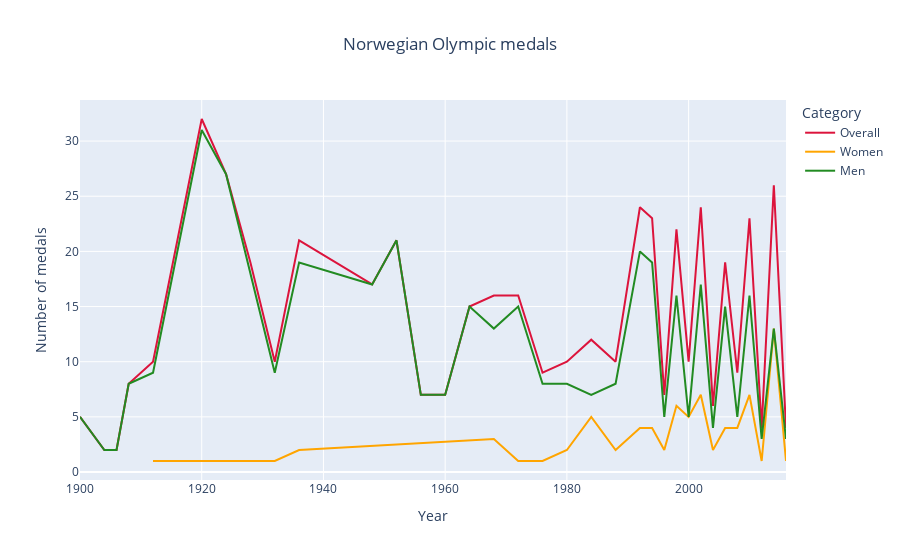

Notebook code for this chart:
### Code cell
gm.norway_medals_per_year(df)

### Figure 1 — Plotly figure (JSON) as saved in the notebook; plotly's stock layout.template omitted (floating-point values rounded to 4 significant figures)
{"data": [{"hovertemplate": "Category=Overall<br>Year=%{x}<br>Number of medals=%{y}<extra></extra>", "legendgroup": "Overall", "line": {"color": "crimson", "dash": "solid"}, "marker": {"symbol": "circle"}, "mode": "lines", "name": "Overall", "orientation": "v", "showlegend": true, "type": "scatter", "x": [1900, 1904, 1906, 1908, 1912, 1920, 1924, 1928, 1932, 1936, 1948, 1952, 1956, 1960, 1964, 1968, 1972, 1976, 1980, 1984, 1988, 1992, 1994, 1996, 1998, 2000, 2002, 2004, 2006, 2008, 2010, 2012, 2014, 2016], "xaxis": "x", "y": [5, 2, 2, 8, 10, 32, 27, 19, 10, 21, 17, 21, 7, 7, 15, 16, 16, 9, 10, 12, 10, 24, 23, 7, 22, 10, 24, 6, 19, 9, 23, 4, 26, 4], "yaxis": "y"}, {"hovertemplate": "Category=Women<br>Year=%{x}<br>Number of medals=%{y}<extra></extra>", "legendgroup": "Women", "line": {"color": "orange", "dash": "solid"}, "marker": {"symbol": "circle"}, "mode": "lines", "name": "Women", "orientation": "v", "showlegend": true, "type": "scatter", "x": [1912, 1920, 1928, 1932, 1936, 1968, 1972, 1976, 1980, 1984, 1988, 1992, 1994, 1996, 1998, 2000, 2002, 2004, 2006, 2008, 2010, 2012, 2014, 2016], "xaxis": "x", "y": [1, 1, 1, 1, 2, 3, 1, 1, 2, 5, 2, 4, 4, 2, 6, 5, 7, 2, 4, 4, 7, 1, 13, 1], "yaxis": "y"}, {"hovertemplate": "Category=Men<br>Year=%{x}<br>Number of medals=%{y}<extra></extra>", "legendgroup": "Men", "line": {"color": "forestgreen", "dash": "solid"}, "marker": {"symbol": "circle"}, "mode": "lines", "name": "Men", "orientation": "v", "showlegend": true, "type": "scatter", "x": [1900, 1904, 1906, 1908, 1912, 1920, 1924, 1928, 1932, 1936, 1948, 1952, 1956, 1960, 1964, 1968, 1972, 1976, 1980, 1984, 1988, 1992, 1994, 1996, 1998, 2000, 2002, 2004, 2006, 2008, 2010, 2012, 2014, 2016], "xaxis": "x", "y": [5, 2, 2, 8, 9, 31, 27, 18, 9, 19, 17, 21, 7, 7, 15, 13, 15, 8, 8, 7, 8, 20, 19, 5, 16, 5, 17, 4, 15, 5, 16, 3, 13, 3], "yaxis": "y"}], "layout": {"legend": {"title": {"text": "Category"}, "tracegroupgap": 0}, "title": {"text": "Norwegian Olympic medals", "x": 0.5, "xanchor": "center"}, "xaxis": {"anchor": "y", "domain": [0, 1], "title": {"text": "Year"}}, "yaxis": {"anchor": "x", "domain": [0, 1], "title": {"text": "Number of medals"}}}}
